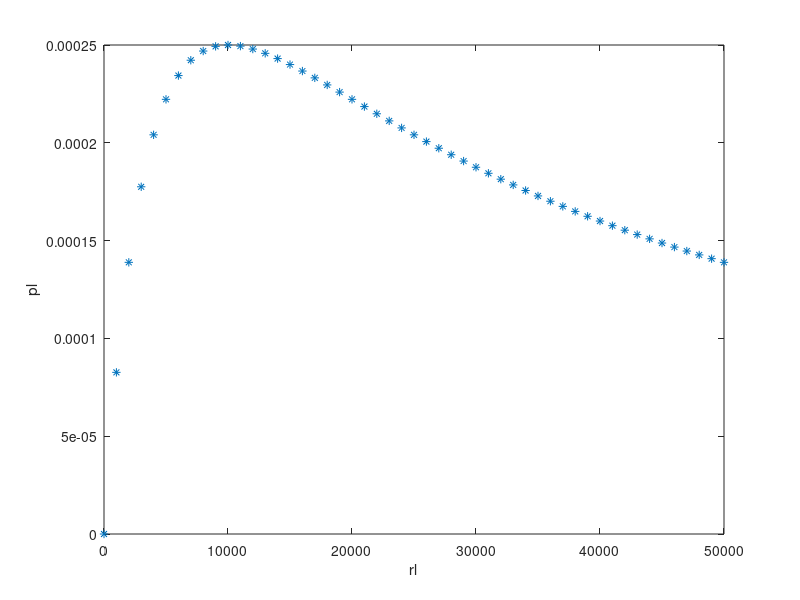

Recreate this plot in MATLAB.
vs=10;
rs=10e3;
rl=0:1e3:50e3;
k=length(rl);
for i=1:k
    pl(i)=(vs/(rs+rl(i))^2)*rl(i);
end
dp=diff(pl)/diff(rl);
rld=rl(2:length(rl));
prod=dp(1:length(dp)-1).*dp(2:length(dp));
crit_pt=rld(prod<0);
max_power =max(pl);
disp max-power
plot(rl,pl,'*');
xlabel('rl');
ylabel('pl');


